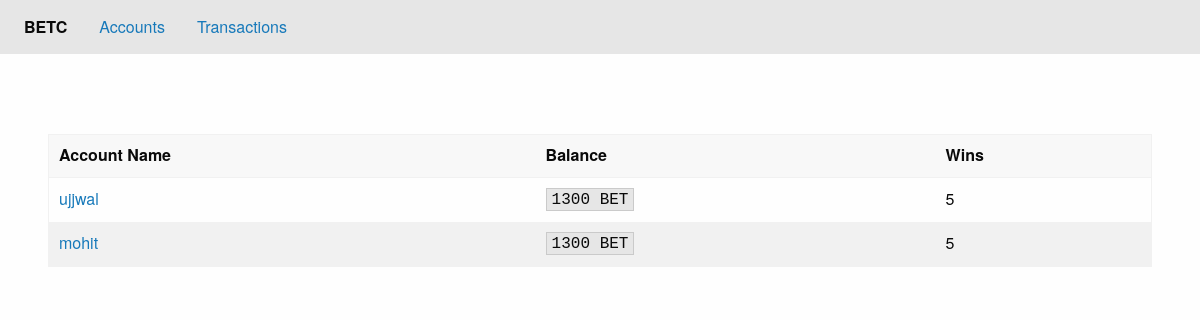
Page /accounts on the earlier database version.
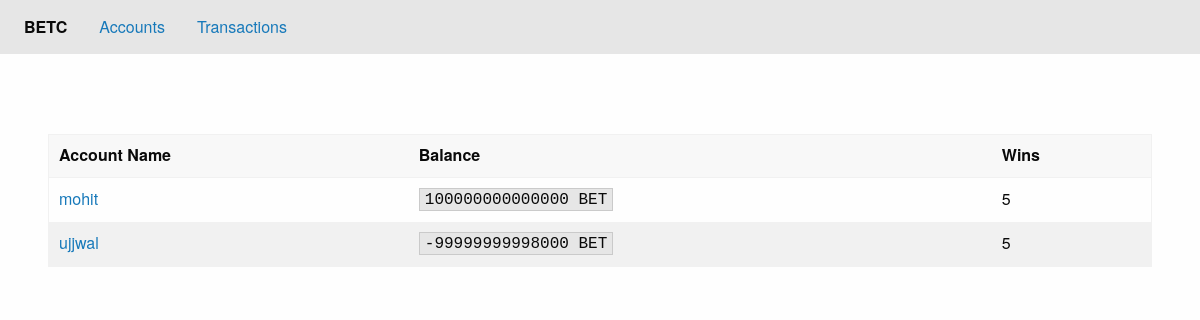
Same page on the later database version.
### app/models.py (models this page shows)
class Wallet(db.Model):
    id = db.Column(db.Integer, primary_key=True)
    username = db.Column(db.String, unique=True, nullable=False)
    password = db.Column(db.String, nullable=False)
    balance = db.Column(db.Integer,nullable=True, default=1000)
    inDept = db.Column(db.Integer, default=0)

### app/routes.py (the view)
@app.route("/accounts")
def accounts_page():
    accounts = Wallet.query.order_by(Wallet.balance.desc()).all()
    return render_template("accounts.html", accounts=accounts)

### app/templates/accounts.html (shortened to what this page needs)
{% extends "index.html" %}
{% block content %}
<div style="padding: 3rem; padding-top: 5rem;">
    <table>
        <thead>
          <tr>
            <th >Account Name</th>
            <th >Balance</th>
            <th >Wins</th>
          </tr>
        </thead>
        <tbody>
            {% for account in accounts %}
                <tr>
                    <td> <a href="/accounts/{{account.username}}">{{ account.username }}</a></td>
                    <td> <code>{{ account.balance }} BET</code>  </td>
                    <td> 5 </td>
                </tr>
            {% endfor %}
        </tbody>
      </table>
</div>
{% endblock %}

### app/templates/index.html (shortened to what this page needs)
<!DOCTYPE html>
<html lang="en">
<head>
    {% block header %}
    <link rel="stylesheet" href="https://cdn.jsdelivr.net/npm/foundation-sites@6.6.3/dist/css/foundation.min.css"
>
    {% endblock %}
</head>
<body>
    {% block nav %}
    <div class="top-bar">
        <div class="top-bar-left">
            <ul class="dropdown menu" data-dropdown-menu>
                <li id="logo" class="menu-text">BETC</li>
                <li><a href="/accounts">Accounts</a></li>
                <li><a href="#">Transactions</a></li>
            </ul>
        </div>
    </div>
    {% endblock %}
    {% block content %}
    {% endblock %}
</body>
</html>

Differences in the rows shown:
changed Wallet "mohit": balance "1300" → "100000000000000"; moves up the list
changed Wallet "ujjwal": balance "1300" → "-99999999998000"
